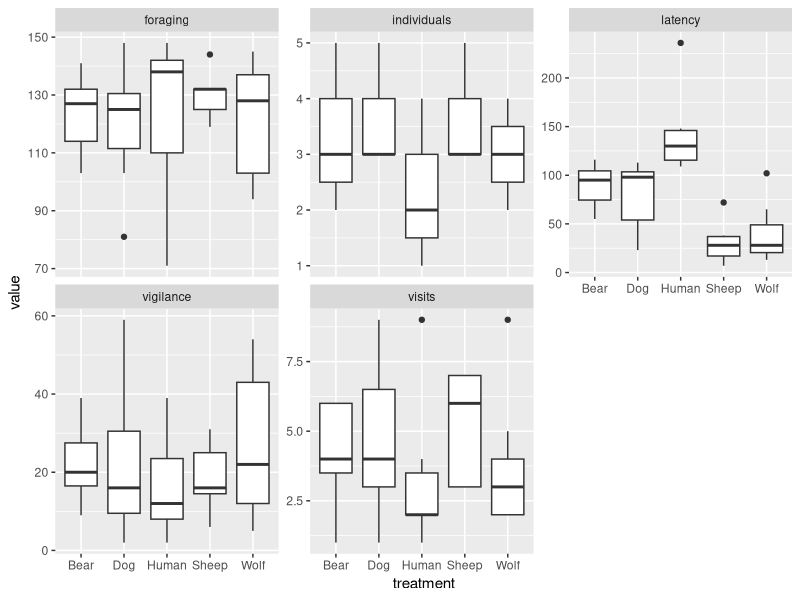

This figure's R source:
# summary stats for clinchy et al. 2016

setwd("C:\\Users\\shony\\Nextcloud\\Work\\PhD\\Thesis\\review\\Analysis\\scripts-lit")

data <- read.csv("../data-lit/clinchy_et_al_2016_data.csv")

# libraries

library(tidyr)
library(dplyr)

# data cleaning

data <- data%>%
  gather(c(latency:individuals), key = "vars", value = "value")%>%
  mutate(value = as.numeric(value))

# transforming data as per methods

library(MASS)

## function for box cox transformation

bc_trans <- function(data) {
  
  bc <- boxcox(data$value ~ data$treatment, plotit = F)
  
  lambda <- bc$x[which.max(bc$y)]
  
  bc_value <- (data$value^lambda - 1)/lambda
  
  return(bc_value)
}

## function to calculate lambda

lam <- function(data) {
  
  bc <- boxcox(data$value ~ data$treatment, plotit = F)
  
  lambda <- bc$x[which.max(bc$y)]
  
  return(lambda)
}

## tranforming data

library(purrr)

data <- data%>%
  group_by(vars)%>%
  nest()%>%
  mutate(bc_value = map(data, ~bc_trans(.)),
         lambda = map(data, ~lam(.)))%>%
  unnest()%>%
  ungroup()

# data summary - transformed

## means

data%>%
  group_by(vars, treatment)%>%
  summarise(mean = mean(bc_value, na.rm = T),
            sd = sd(bc_value, na.rm = T), 
            n = n(),
            lambda = last(lambda),
            .groups = "drop")%>%
  # inverse box cox trasnform
  mutate(mean = exp(log(1 + lambda*mean)/lambda),
         sd = exp(log(1 + lambda*sd)/lambda),
         se = sd/sqrt(n))%>%
  dplyr::select(treatment, vars, mean)%>%
  spread(vars, mean)

## se 

data%>%
  group_by(vars, treatment)%>%
  summarise(mean = mean(bc_value, na.rm = T),
            sd = sd(bc_value, na.rm = T), 
            n = n(),
            lambda = last(lambda),
            .groups = "drop")%>%
  # inverse box cox trasnform
  mutate(mean = exp(log(1 + lambda*mean)/lambda),
         sd = exp(log(1 + lambda*sd)/lambda),
         se = sd/sqrt(n))%>%
  dplyr::select(treatment, vars, se)%>%
  spread(vars, se)

## Data summary - raw

## mean

data%>%
  group_by(vars, treatment)%>%
  summarise(mean = mean(value, na.rm = T),
            sd = sd(value, na.rm = T), 
            n = n(),
            se = sd/sqrt(n))%>%
  dplyr::select(treatment, vars, mean)%>%
  spread(vars, mean)

## se

data%>%
  group_by(vars, treatment)%>%
  summarise(mean = mean(value, na.rm = T),
            sd = sd(value, na.rm = T), 
            n = n(),
            se = sd/sqrt(n))%>%
  dplyr::select(treatment, vars, se)%>%
  spread(vars, se)


# plot

library(ggplot2)

data%>%
  ggplot(aes(treatment, value))+
  geom_boxplot()+
  facet_wrap(~vars, scales = "free_y")



  
         



